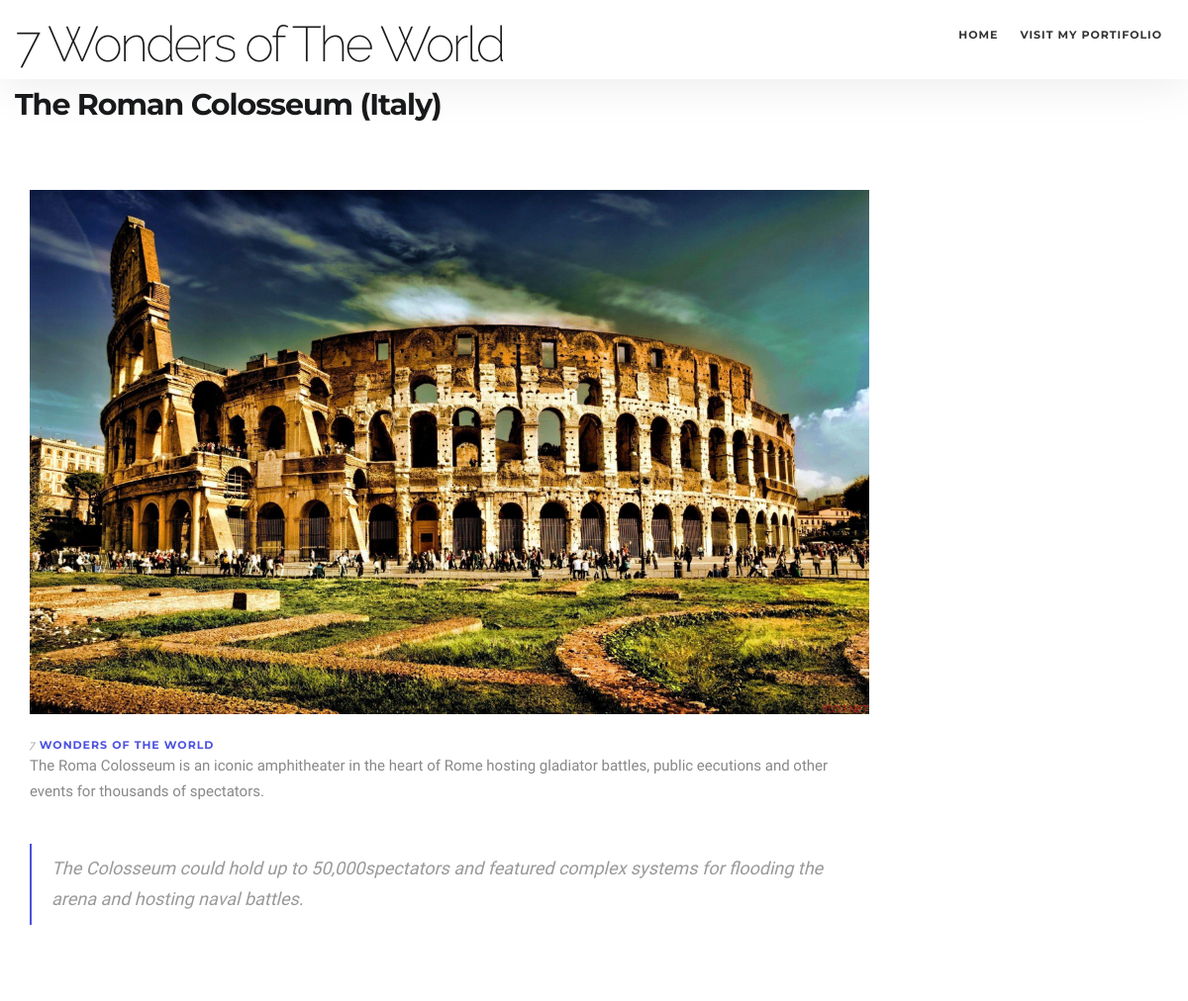
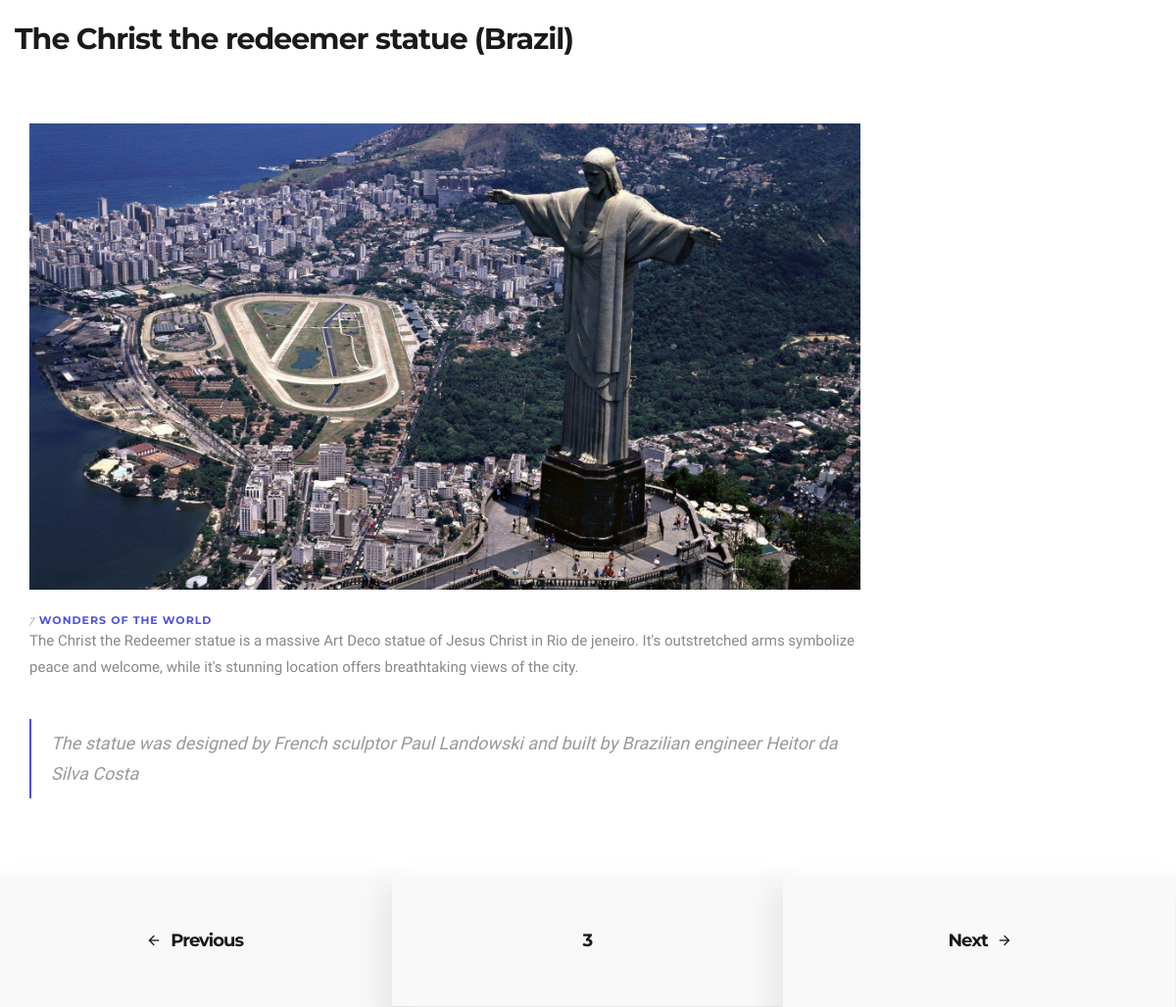
/?page=3, run on the app's committed database (2 pictures, top to bottom).
### index/models.py (models this page shows, shortened)
class data (models.Model):
    Name = models.CharField(max_length=200)
    photo = models.ImageField(null=True, blank= True)
    video =  models.CharField(max_length=200,  null = True,blank=True)
    funfact = models.CharField(max_length= 10000, null = True,blank=True)
    description = models.CharField(max_length= 10000, null = True,blank=True)
    @property
    def imageURL(self):
         try:
             url = self.photo.url
         except:
             url = ""
         return url

### index/views.py (the view)
def home(request):
    info = data.objects.all()
    paginate = Paginator(data.objects.all(), 2)
    page = request.GET.get('page')
    info = paginate.get_page(page)
    context = {'info':info}
    return render(request,'index/home.html',context)

### index/templates/index/home.html (shortened to what this page needs)
{%load static %}
<!DOCTYPE html>
<html lang="en">
<head>
        <link href="{% static 'css/init.css'%}" rel="stylesheet" type="text/css">
        <link href="{% static 'css/ion-icons.min.css'%}" rel="stylesheet" type="text/css">
        <link href="{% static 'css/etline-icons.min.css'%}" rel="stylesheet" type="text/css">
        <link href="{% static 'css/theme.css'%}" rel="stylesheet" type="text/css">
        <link href="{% static 'css/custom.css'%}" rel="stylesheet" type="text/css">
        <link href="{% static 'css/colors/purple.css'%}" rel="stylesheet" type="text/css">
    </head>
    <body data-fade-in="true">
        <nav class="navbar nav-down" data-fullwidth="true" data-menu-style="light" data-animation="shrink">
            <div class="container">
                <div class="navbar-header">
                    <h2>7 Wonders of The World</h2>
                </div>
                <div id="navbar" class="navbar-collapse collapse">
                    <div class="container">
                        <ul class="nav navbar-nav menu-right">
                            <li><a href="#">Home</a></li>
                            <li><a href="#">Visit my portifolio</a></li>
                        </ul>
                    </div>
                </div>
            </div>
        </nav>
        <section class="blog">
            {% for wonder in info %}
            <div class="container">
                <div class="row">
                    <a class="link-to-post" href="#"><h3><strong>{{wonder.Name}}</strong></h3></a>
                    <div class="col-md-9">
                        <div class="blog-post">
                            <div class="mt20 mb20">
                                <img src="{{wonder.imageURL}}" class="img-responsive width100" alt="#">
                            </div>
                            <div class="post-header">
                                <h5><span>7</span> <strong><a href="#" class="color"> Wonders of the world</a></strong></h5>
                            </div>
                            <p>{{wonder.description}}</p>
                            <blockquote>{{wonder.funfact}}</blockquote>
                        </div>
                    </div>
                </div>
            </div>
            {%endfor%}
      </section>
      <section class="project-nav">
        {% if info.has_previous %}
        <a href="?page={{info.previous_page_number}}"><i class="ion-android-arrow-back"></i><h5><strong>Previous</strong></h5></a>
        {%endif%}
        <a href="#"><h5><strong>{{info.number}}</strong></h5></a>
        {% if info.has_next %}
        <a href="?page={{info.next_page_number}}"><h5><strong>Next</strong></h5><i class="ion-android-arrow-forward"></i></a>
      {%endif%}
    </section>
    </body>
</html>

### static/css/colors/purple.css (style rules this page uses)
a:focus, a:hover, .color, .connected-icon a i, .testimonial-name, .testimonial-name small, .highlight, .btn-ghost-color, .contact-details-social li a:hover, .portfolioContainer li .info i, .project-changer li a, #iconTabs li.active a span, .box a, .box.box-style6 a, .box.box-style8b a, .about-me-social li a:hover, .icon-box-hover i, .footer.style-1 li a:hover, .footer.style-1 > a:hover, .countdown-big h1, .home-blog-filters .cbp-filter-item-active.cbp-filter-item, .home-blog-filters .cbp-filter-item:hover, .home-filters-dark .cbp-filter-item:hover, .home-filters-dark .cbp-filter-item-active.cbp-filter-item, .connected-icons li a h4, .footer.style-1.dark ul li a, .btn-ghost, #twitter-feed-slider .user a:hover:before, #twitter-feed-slider .timePosted a:hover, #twitter-feed-slider .interact a:hover:before, #twitter-feed-list ul li:first-child .user a:hover:before, .project-nav a:hover h5, .project-nav a:hover i, .color, .feature-center.white i.color, .counter h1, .team figure figcaption a:hover, .portfolio figure figcaption p, a:hover .subheading, .blog-columns .blog-thumb-desc a:hover h4, .blog-standard a:hover h4, .blog-pagination li a:hover, .sidebar-share a:hover, .shop .cbp-l-caption-body a:hover, .team-caption ul li a:hover, .read-more-link.color span, .read-more-link2.color span, #clock .digit { color: #4c51e0 }
#video .play-btn:after, .music-bottom .play-btn:after, .play-bottom .play-btn:after, blockquote { border-left-color: #4c51e0 }

### data on the page
data: Name "The Roman Colosseum (Italy)", imageURL (picture), description "The Roma Colosseum is an iconic amphitheater in the heart of Rome hosting gladiator battles, public eecutions and other events for thousands of spectators.", funfact "The Colosseum could hold up to 50,000spectators and featured complex systems for flooding the arena and hosting naval battles."
data: Name "The Christ the redeemer statue (Brazil)", imageURL (picture), description "The Christ the Redeemer statue is a massive Art Deco statue of Jesus Christ in Rio de jeneiro. It's outstretched arms symbolize peace and welcome, while it's stunning location offers breathtaking views of the city.", funfact "The statue was designed by French sculptor Paul Landowski and built by Brazilian engineer Heitor da Silva Costa"

### other printed values
{{ info.number }} "3"
